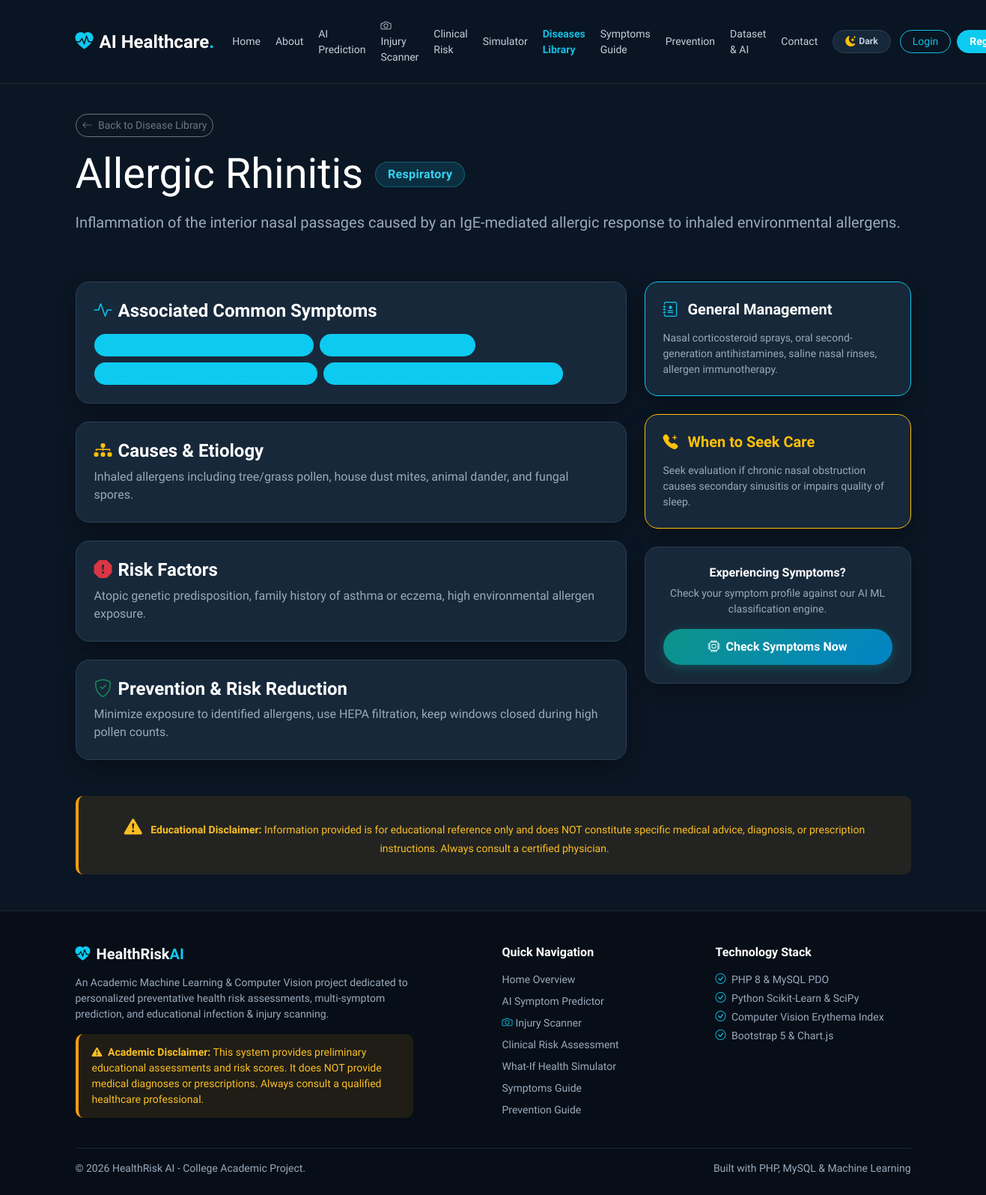
The app's page /disease_detail.php?id=27 with its own data.
### tables this page shows
CREATE TABLE `diseases` (
  `id` INT AUTO_INCREMENT PRIMARY KEY,
  `name` VARCHAR(100) NOT NULL UNIQUE,
  `category` VARCHAR(100) NOT NULL,
  `short_description` TEXT NOT NULL,
  `causes` TEXT NOT NULL,
  `risk_factors` TEXT NOT NULL,
  `prevention` TEXT NOT NULL,
  `management` TEXT NOT NULL,
  `when_to_seek_care` TEXT NOT NULL,
  INDEX `idx_diseases_category` (`category`),
  INDEX `idx_diseases_name` (`name`)
);

### includes/functions.php (called while the page is built, shortened)
<?php
function sanitize($data) {
    return htmlspecialchars(trim($data), ENT_QUOTES, 'UTF-8');
}

### disease_detail.php (the view, shortened to what this page needs)
<?php
require_once __DIR__ . '/includes/header.php';
require_once __DIR__ . '/includes/functions.php';
$pdo = get_db_connection();
$id = isset($_GET['id']) ? intval($_GET['id']) : 0;
$name = isset($_GET['name']) ? trim($_GET['name']) : '';
$disease = null;
$symptoms = [];
if ($pdo) {
    try {
        if ($id > 0) {
            $stmt = $pdo->prepare("SELECT * FROM diseases WHERE id = ?");
            $stmt->execute([$id]);
            $disease = $stmt->fetch();
        } elseif ($name !== '') {
            $stmt = $pdo->prepare("SELECT * FROM diseases WHERE name LIKE ?");
            $stmt->execute(['%' . $name . '%']);
            $disease = $stmt->fetch();
        }
        if ($disease) {
            $sym_stmt = $pdo->prepare("
                SELECT s.* FROM symptoms s
                JOIN disease_symptoms ds ON s.id = ds.symptom_id
                WHERE ds.disease_id = ?
            ");
            $sym_stmt->execute([$disease['id']]);
            $symptoms = $sym_stmt->fetchAll();
        }
    } catch (PDOException $e) {
        $disease = null;
    }
}
?>
<div class="row py-3">
    <div class="col-lg-12">
        <a href="diseases.php" class="btn btn-outline-secondary btn-sm rounded-pill mb-3">
            <i class="bi bi-arrow-left me-1"></i> Back to Disease Library
        </a>
        <div class="d-flex align-items-center gap-3">
            <h1 class="display-4 fw-extrabold mb-0"><?= sanitize($disease['name']) ?></h1>
            <span class="badge hero-badge px-3 py-2 rounded-pill fw-bold fs-6"><?= sanitize($disease['category']) ?></span>
        </div>
        <p class="lead text-muted mt-3"><?= sanitize($disease['short_description']) ?></p>
    </div>
</div>
<div class="row g-4 my-2">
    <div class="col-lg-8">
        <div class="card-custom p-4 mb-4">
            <h4 class="fw-bold mb-3 d-flex align-items-center">
                <i class="bi bi-activity text-info me-2"></i> Associated Common Symptoms
            </h4>
            <div class="d-flex flex-wrap gap-2">
                <?php if (!empty($symptoms)): ?>
                    <?php foreach ($symptoms as $s): ?>
                        <span class="badge bg-info bg-opacity-20 text-info border border-info border-opacity-25 px-3 py-2 rounded-pill">
                        </span>
                    <?php endforeach; ?>
                <?php else: ?>
                    <span class="text-muted small">Standard clinical symptom constellation.</span>
                <?php endif; ?>
            </div>
        </div>
        <div class="card-custom p-4 mb-4">
            <h4 class="fw-bold mb-2 d-flex align-items-center">
                <i class="bi bi-diagram-3-fill text-warning me-2"></i> Causes & Etiology
            </h4>
            <p class="text-muted mb-0"><?= sanitize($disease['causes']) ?></p>
        </div>
        <div class="card-custom p-4 mb-4">
            <h4 class="fw-bold mb-2 d-flex align-items-center">
                <i class="bi bi-exclamation-octagon-fill text-danger me-2"></i> Risk Factors
            </h4>
            <p class="text-muted mb-0"><?= sanitize($disease['risk_factors']) ?></p>
        </div>
        <div class="card-custom p-4 mb-4">
            <h4 class="fw-bold mb-2 d-flex align-items-center">
                <i class="bi bi-shield-check text-success me-2"></i> Prevention & Risk Reduction
            </h4>
            <p class="text-muted mb-0"><?= sanitize($disease['prevention']) ?></p>
        </div>
    </div>
    <div class="col-lg-4">
        <div class="card-custom p-4 mb-4 border-info">
            <h5 class="fw-bold mb-3"><i class="bi bi-journal-medical text-info me-2"></i> General Management</h5>
            <p class="small text-muted mb-0"><?= sanitize($disease['management']) ?></p>
        </div>
        <div class="card-custom p-4 mb-4 border-warning">
            <h5 class="fw-bold text-warning mb-3"><i class="bi bi-telephone-plus-fill me-2"></i> When to Seek Care</h5>
            <p class="small text-muted mb-0"><?= sanitize($disease['when_to_seek_care']) ?></p>
        </div>
        <div class="card-custom p-4 text-center">
            <h6 class="fw-bold mb-2">Experiencing Symptoms?</h6>
            <p class="small text-muted mb-3">Check your symptom profile against our AI ML classification engine.</p>
            <a href="prediction.php" class="btn btn-primary-custom w-100 rounded-pill"><i class="bi bi-cpu me-1"></i> Check Symptoms Now</a>
        </div>
    </div>
</div>
<div class="disclaimer-banner my-4 p-4 text-center">
    <i class="bi bi-exclamation-triangle-fill fs-4 me-2"></i>
    <strong>Educational Disclaimer:</strong> Information provided is for educational reference only and does NOT constitute specific medical advice, diagnosis, or prescription instructions. Always consult a certified physician.
</div>
<?php
require_once __DIR__ . '/includes/footer.php';
?>

### assets/css/style.css (style rules this page uses)
:root, [data-theme="dark"], [data-bs-theme="dark"] { --accent-primary: #12bfe3; --accent-primary-hover: #0aa6c5; --accent-secondary: #0d9488; --accent-secondary-hover: #0f766e; --accent-teal: #0d9488; --accent-teal-hover: #0f766e; --accent-cyan: #12bfe3; --accent-cyan-hover: #0aa6c5; --accent-blue: #0284c7; --accent-amber: #f59e0b; --accent-rose: #f43f5e; --accent-green: #10b981; --color-danger: #ef4444; --color-warning: #f59e0b; --color-success: #10b981; --color-info: #12bfe3; --accent: #12bfe3; --accent-dark: #0aa6c5; --button-text: #ffffff; --bg-primary: #0b1624; --bg-secondary: #111f30; --bg-card: #17283a; --bg-card-hover: #1c2e42; --bg-card-subtle: #0f1c2b; --bg-input: #0f1c2b; --text-input: #ffffff; --bg-body: #0b1624; --bg-main: #0b1624; --bg-surface: #111f30; --card-bg: #17283a; --card-border: #2b4054; --border-color: #2b4054; --border-subtle: rgba(255, 255, 255, 0.08); --border-card: #2b4054; --border-input: #334a60; --border-focus: #12bfe3; --text-primary: #ffffff; --text-heading: #ffffff; --text-secondary: #c3cfdd; --text-main: #c3cfdd; --text-muted: #9aaabd; --navbar-bg: rgba(11, 22, 36, 0.94); --navbar-text: #c3cfdd; --footer-bg: #070e17; --footer-heading: #ffffff; --footer-text: #9aaabd; --footer-border: #1a2938; --hero-bg: linear-gradient(135deg, #0b1624 0%, #17283a 55%, #0f3545 100%); --hero-gradient: linear-gradient(135deg, #0b1624 0%, #17283a 55%, #0f3545 100%); --hero-heading: #ffffff; --hero-text: #c3cfdd; --hero-badge-bg: rgba(18, 191, 227, 0.15); --hero-badge-text: #38d3f2; --hero-badge-border: rgba(18, 191, 227, 0.35); --hero-btn-sec-color: #ffffff; --hero-btn-sec-border: rgba(255, 255, 255, 0.35); --hero-btn-sec-hover: rgba(255, 255, 255, 0.12); --shadow: rgba(0, 0, 0, 0.3); --shadow-sm: 0 2px 8px rgba(0, 0, 0, 0.3); --shadow-md: 0 6px 20px rgba(0, 0, 0, 0.4); --shadow-lg: 0 12px 36px rgba(0, 0, 0, 0.55); --shadow-card: 0 10px 30px -5px rgba(0, 0, 0, 0.45); --shadow-elevated: 0 20px 40px -10px rgba(0, 0, 0, 0.6); --tile-bg-unselected: #111f30; --tile-border-unselected: #1f3347; --tile-text-unselected: #9aaabd; --tile-hover-bg: #17283a; --tile-hover-border: #334a60; --tile-bg-selected: linear-gradient(135deg, #0f4c5c 0%, #0c3852 100%); --tile-border-selected: #12bfe3; --tile-text-selected: #ffffff; --tile-shadow-selected: 0 8px 24px -4px rgba(18, 191, 227, 0.4), inset 0 1px 0 rgba(255, 255, 255, 0.35); --tile-indicator-bg: #12bfe3; --tile-indicator-color: #0b1624; }
body { font-family: 'Plus Jakarta Sans', -apple-system, BlinkMacSystemFont, sans-serif; background-color: var(--bg-main); color: var(--text-main); display: flex; flex-direction: column; min-height: 100vh; transition: background-color 0.25s ease, color 0.25s ease; }
h1, h2, h3, h4, h5, h6, .text-heading { color: var(--text-heading); transition: color 0.2s ease; }
.text-muted { color: var(--text-muted) !important; }
.card-custom { background: var(--bg-card); border: 1px solid var(--border-card); border-radius: 18px; box-shadow: var(--shadow-card); color: var(--text-main); transition: transform 0.25s ease, box-shadow 0.25s ease, background-color 0.25s ease, border-color 0.25s ease; }
.hero-badge { background: var(--hero-badge-bg) !important; color: var(--hero-badge-text) !important; border: 1px solid var(--hero-badge-border) !important; font-weight: 700; letter-spacing: 0.02em; }
.btn-primary-custom { background: linear-gradient(135deg, #0d9488 0%, #0284c7 100%); color: #ffffff !important; font-weight: 700; border-radius: 12px; border: none; padding: 12px 28px; box-shadow: 0 4px 14px rgba(13, 148, 136, 0.35); transition: all 0.25s ease; }
.disclaimer-banner { background: rgba(245, 158, 11, 0.08); border-left: 4px solid var(--accent-amber); color: #b45309; padding: 14px 18px; border-radius: 10px; font-size: 0.875rem; }
[data-theme="dark"] .disclaimer-banner { background: rgba(245, 158, 11, 0.1); color: #fbbf24; }

### records on screen
diseases: name "Allergic Rhinitis", category "Respiratory", short_description "Inflammation of the interior nasal passages caused by an IgE-mediated allergic response to inhaled environmental allergens.", causes "Inhaled allergens including tree/grass pollen, house dust mites, animal dander, and fungal spores.", risk_factors "Atopic genetic predisposition, family history of asthma or eczema, high environmental allergen exposure.", prevention "Minimize exposure to identified allergens, use HEPA filtration, keep windows closed during high pollen counts.", management "Nasal corticosteroid sprays, oral second-generation antihistamines, saline nasal rinses, allergen immunotherapy.", when_to_seek_care "Seek evaluation if chronic nasal obstruction causes secondary sinusitis or impairs quality of sleep."
